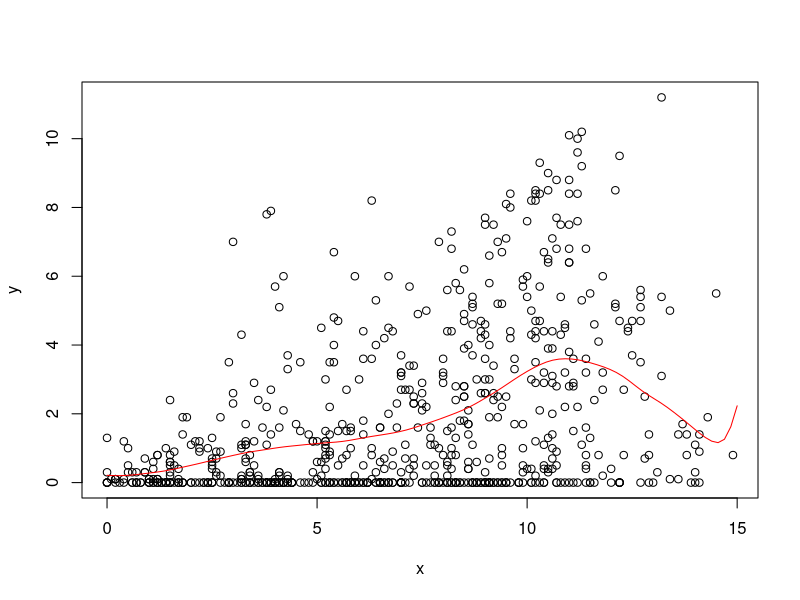
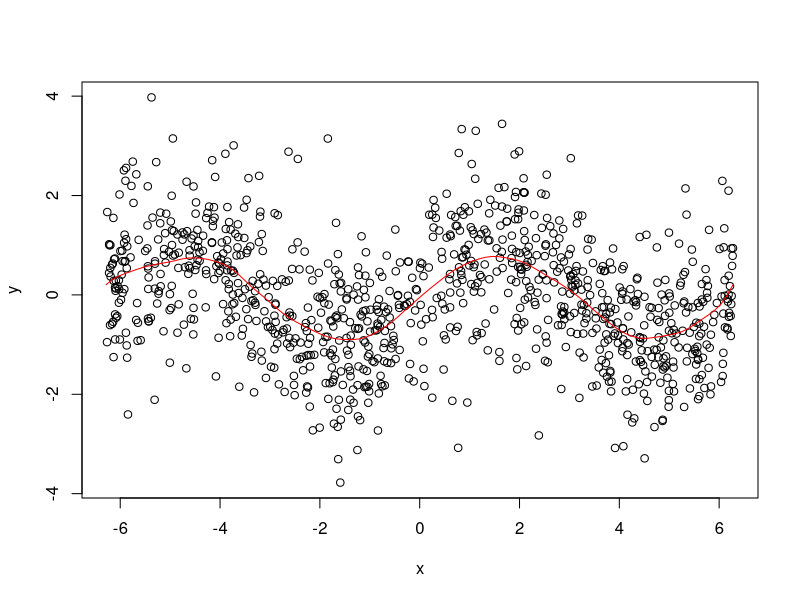

Write the R code that produced these figures, in order.
# STAT-S 610
# LAB 4
# 2019-10-03
# https://jfukuyama.github.io/teaching/stat610/assignments/lab4.pdf

# --- functions --- #

#' @param x (numeric) vector of same length as y
#' @param y (numeric) vector of same length as y
#' @param z (numeric) vector, can be of a different length
#' @param omega (numeric) must be a scalar
#' @return (numeric) vector of the same length as z
llr = function(x, y, z, omega) {
    fits = sapply(z, compute_f_hat, x, y, omega)
    return(fits)
}

#' @param z (numeric) must be a scalar
#' @param x (numeric) vector of the same length as y
#' @param y (numeric) vector of the same length as x
#' @param omega (numeric) must be a scalar
#' @return (numeric) scalar
compute_f_hat = function(z, x, y, omega) {
    Wz = diag(make_weight_matrix(z, x, omega))
    X = make_predictor_matrix(x)
    f_hat = c(1, z) %*% solve(t(X) %*% apply(X, 2, function(Xcol){Wz*Xcol})) %*% t(X) %*% apply(matrix(y), 2, function(y){Wz*y})
    return(f_hat)
}

#' @param z (numeric) must be a scalar
#' @param x (numeric) vector of arbitrary length
#' @param omega (numeric) must be a scalar
#' @return (numeric) a diagonal matrix
make_weight_matrix = function(z, x, omega) {
    r = abs(x - z) / omega  # this is a vector of the same length as x
    w = sapply(r, W)  # this is a vector of the same length as x and r
    Wz = diag(w)  # this is a diagonal matrix with elements from w
    return(Wz)
}

#' @param r (numeric) must be a scalar
#' @return (numeric) scalar
W = function(r) {
    if (abs(r) < 1) {
        return((1 - abs(r) ** 3) ** 3)
    } else {
        return(0)
    }
}

#' @param x (numeric) vector of arbitrary length
#' @return (numeric) matrix with 2 columns and rows equal to length of x
make_predictor_matrix = function(x) {
    n = length(x)
    return(cbind(rep(1, n), x))
}


# --- example 1 --- #

# get the data
data(french_fries, package = 'reshape2')
french_fries = na.omit(french_fries)

# input data
x = french_fries$potato
y = french_fries$buttery

# space along which to smooth
z = seq(0, 15, length.out = 100)

# run smoothing
fits = llr(z = z, x = x, y = y, omega = 2)

# plot the data and the smoother
plot(x, y)
lines(z, fits, col = 'red')


# --- example 2 --- #

# noisy sine wave
x = runif(1000, -2 * pi, 2 * pi)
y = sin(x) + rnorm(length(x))

# space along which to smooth
z = seq(-2 * pi, 2 * pi, length.out = 100)

# run smoothing
fits = llr(z = z, x = x, y = y, omega = pi / 3)

# plot the data and the smoother
plot(x, y)
lines(z, fits, col = 'red')

